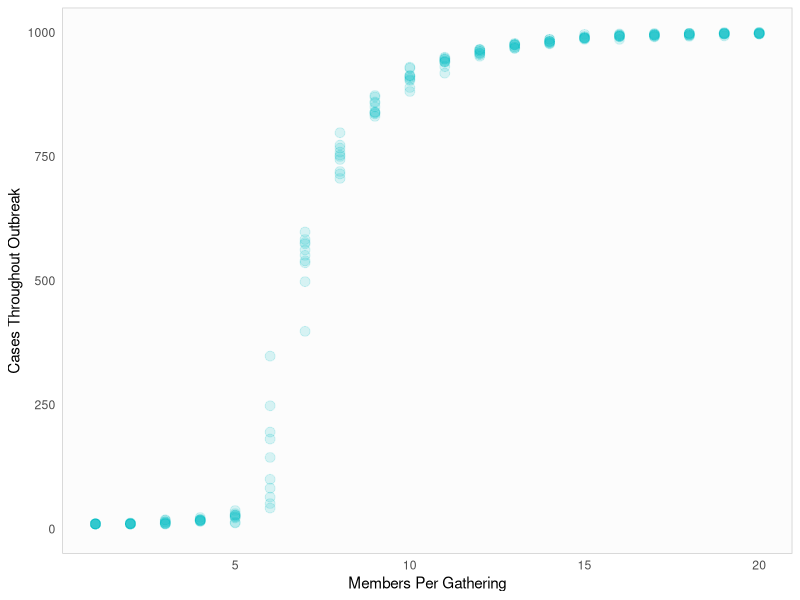
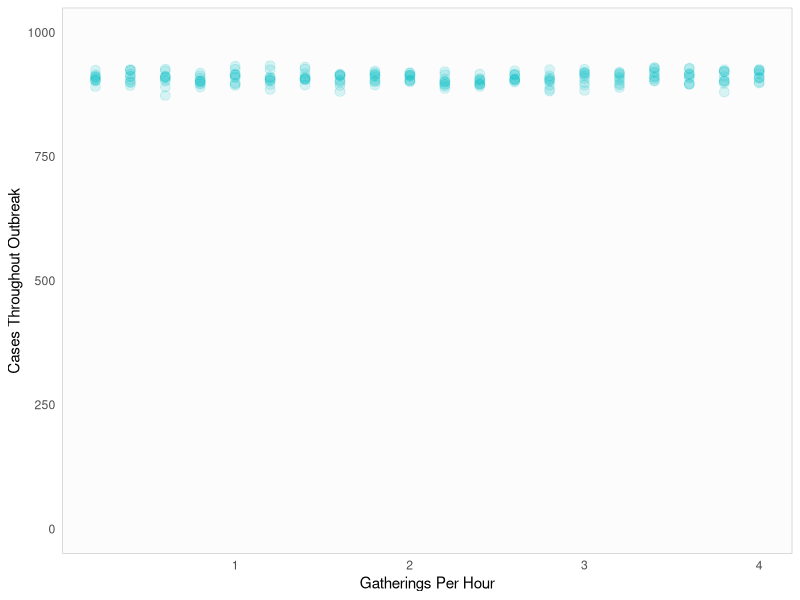
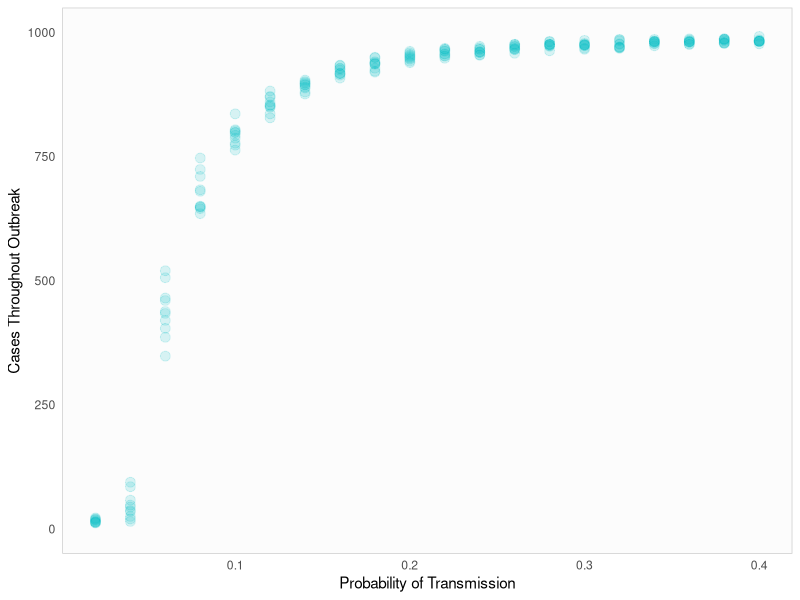
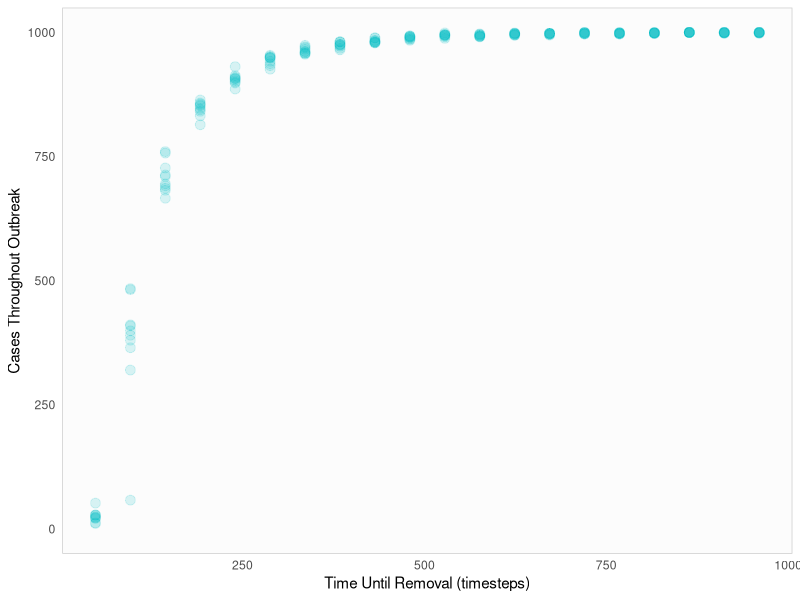

The R script that drew these images, in order:
#
#
# FIGURES
# Creates figures and saves them to a PDF
#
#

# =============================================================================
# --- libraries ---

library(ggplot2)
library(viridis)



# =============================================================================
# --- data ---

results.gathering.size <- read.csv("results.gathering.size.csv")
results.gatherings.per.hour <- read.csv("results.gatherings.per.hour.csv")
results.p.transmit <- read.csv("results.p.transmit.csv")
results.t.recovery <- read.csv("results.t.recovery.csv")



# =============================================================================
# --- sensitive analysis: gathering size ---

# Visualize the results in a scatter plot with a polynomial fit
plot.gathering.size <- ggplot(data = results.gathering.size,
                              aes(x = gathering.size,
                                  y = outbreak.size)) +
  geom_point(size = 3, color = "#04bcc6", alpha = 0.15) +
  xlab("Members Per Gathering") +
  ylab("Cases Throughout Outbreak") +
  ylim(0, 1000) +
  theme(panel.grid.major = element_blank(),
        panel.grid.minor = element_blank(),
        axis.ticks = element_blank(),
        panel.background = element_rect(fill = "grey99",
                                        colour = "grey80"),
        plot.title = element_text(hjust = 0.5))



# =============================================================================
# --- sensitive analysis: gatherings per hour ---

# Visualize the results in a scatter plot with a polynomial fit
plot.gatherings.per.hour <- ggplot(data = results.gatherings.per.hour,
                                   aes(x = gatherings.per.hour,
                                       y = outbreak.size)) +
  geom_point(size = 3, color = "#04bcc6", alpha = 0.15) +
  xlab("Gatherings Per Hour") +
  ylab("Cases Throughout Outbreak") +
  ylim(0, 1000) +
  theme(panel.grid.major = element_blank(),
        panel.grid.minor = element_blank(),
        axis.ticks = element_blank(),
        panel.background = element_rect(fill = "grey99",
                                        colour = "grey80"),
        plot.title = element_text(hjust = 0.5))



# =============================================================================
# --- sensitive analysis: transmission probability ---

# Visualize the results in a scatter plot with a polynomial fit
plot.p.transmit <- ggplot(data = results.p.transmit,
                          aes(x = p.transmit,
                              y = outbreak.size)) +
  geom_point(size = 3, color = "#04bcc6", alpha = 0.15) +
  xlab("Probability of Transmission") +
  ylab("Cases Throughout Outbreak") +
  ylim(0, 1000) +
  theme(panel.grid.major = element_blank(),
        panel.grid.minor = element_blank(),
        axis.ticks = element_blank(),
        panel.background = element_rect(fill = "grey99",
                                        colour = "grey80"),
        plot.title = element_text(hjust = 0.5))



# =============================================================================
# --- sensitive analysis: recovery time ---

# Visualize the results in a scatter plot with a polynomial fit
plot.t.recovery <- ggplot(data = results.t.recovery,
                          aes(x = t.recovery,
                              y = outbreak.size)) +
  geom_point(size = 3, color = "#04bcc6", alpha = 0.15) +
  xlab("Time Until Removal (timesteps)") +
  ylab("Cases Throughout Outbreak") +
  ylim(0, 1000) +
  theme(panel.grid.major = element_blank(),
        panel.grid.minor = element_blank(),
        axis.ticks = element_blank(),
        panel.background = element_rect(fill = "grey99",
                                        colour = "grey80"),
        plot.title = element_text(hjust = 0.5))



# =============================================================================
# --- save figures ---

# Begin PDF
pdf("figures.pdf", height = 4, width = 6)

# Add each plot
plot.gathering.size
plot.gatherings.per.hour
plot.p.transmit
plot.t.recovery

# End PDF
dev.off()